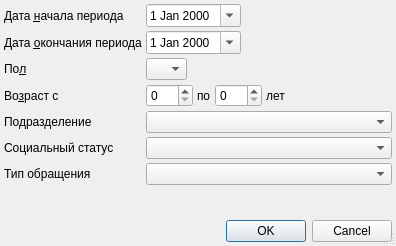
<?xml version="1.0" encoding="UTF-8"?>
<ui version="4.0">
 <class>ReportPNDClientsRegistrySetupDialog</class>
 <widget class="QDialog" name="ReportPNDClientsRegistrySetupDialog">
  <property name="windowModality">
   <enum>Qt::ApplicationModal</enum>
  </property>
  <property name="geometry">
   <rect>
    <x>0</x>
    <y>0</y>
    <width>396</width>
    <height>246</height>
   </rect>
  </property>
  <property name="windowTitle">
   <string>параметры отчёта</string>
  </property>
  <property name="sizeGripEnabled">
   <bool>true</bool>
  </property>
  <layout class="QGridLayout">
   <property name="margin">
    <number>4</number>
   </property>
   <property name="spacing">
    <number>4</number>
   </property>
   <item row="5" column="1" colspan="2">
    <widget class="QFrame" name="frmAge">
     <property name="frameShape">
      <enum>QFrame::NoFrame</enum>
     </property>
     <property name="frameShadow">
      <enum>QFrame::Raised</enum>
     </property>
     <layout class="QHBoxLayout" name="_2">
      <property name="spacing">
       <number>4</number>
      </property>
      <property name="margin">
       <number>0</number>
      </property>
      <item>
       <widget class="QSpinBox" name="edtAgeFrom">
        <property name="sizePolicy">
         <sizepolicy hsizetype="Preferred" vsizetype="Fixed">
          <horstretch>0</horstretch>
          <verstretch>0</verstretch>
         </sizepolicy>
        </property>
        <property name="maximum">
         <number>150</number>
        </property>
       </widget>
      </item>
      <item>
       <widget class="QLabel" name="lblAgeTo">
        <property name="text">
         <string>по</string>
        </property>
        <property name="buddy">
         <cstring>edtAgeTo</cstring>
        </property>
       </widget>
      </item>
      <item>
       <widget class="QSpinBox" name="edtAgeTo">
        <property name="sizePolicy">
         <sizepolicy hsizetype="Preferred" vsizetype="Fixed">
          <horstretch>0</horstretch>
          <verstretch>0</verstretch>
         </sizepolicy>
        </property>
        <property name="maximum">
         <number>150</number>
        </property>
       </widget>
      </item>
      <item>
       <widget class="QLabel" name="lblAgeYears">
        <property name="text">
         <string>лет</string>
        </property>
        <property name="buddy">
         <cstring>edtAgeTo</cstring>
        </property>
       </widget>
      </item>
      <item>
       <spacer>
        <property name="orientation">
         <enum>Qt::Horizontal</enum>
        </property>
        <property name="sizeHint" stdset="0">
         <size>
          <width>21</width>
          <height>20</height>
         </size>
        </property>
       </spacer>
      </item>
     </layout>
    </widget>
   </item>
   <item row="0" column="2">
    <spacer>
     <property name="orientation">
      <enum>Qt::Horizontal</enum>
     </property>
     <property name="sizeHint" stdset="0">
      <size>
       <width>91</width>
       <height>20</height>
      </size>
     </property>
    </spacer>
   </item>
   <item row="4" column="0">
    <widget class="QLabel" name="lblSex">
     <property name="text">
      <string>По&amp;л</string>
     </property>
     <property name="buddy">
      <cstring>cmbSex</cstring>
     </property>
    </widget>
   </item>
   <item row="0" column="1">
    <widget class="CDateEdit" name="edtBegDate">
     <property name="calendarPopup">
      <bool>true</bool>
     </property>
    </widget>
   </item>
   <item row="0" column="0">
    <widget class="QLabel" name="lblBegDate">
     <property name="text">
      <string>Дата &amp;начала периода</string>
     </property>
     <property name="buddy">
      <cstring>edtBegDate</cstring>
     </property>
    </widget>
   </item>
   <item row="1" column="2">
    <spacer>
     <property name="orientation">
      <enum>Qt::Horizontal</enum>
     </property>
     <property name="sizeHint" stdset="0">
      <size>
       <width>91</width>
       <height>20</height>
      </size>
     </property>
    </spacer>
   </item>
   <item row="1" column="0">
    <widget class="QLabel" name="lblEndDate">
     <property name="text">
      <string>Дата &amp;окончания периода</string>
     </property>
     <property name="buddy">
      <cstring>edtEndDate</cstring>
     </property>
    </widget>
   </item>
   <item row="9" column="0">
    <spacer>
     <property name="orientation">
      <enum>Qt::Vertical</enum>
     </property>
     <property name="sizeHint" stdset="0">
      <size>
       <width>129</width>
       <height>20</height>
      </size>
     </property>
    </spacer>
   </item>
   <item row="10" column="0" colspan="3">
    <widget class="QDialogButtonBox" name="buttonBox">
     <property name="orientation">
      <enum>Qt::Horizontal</enum>
     </property>
     <property name="standardButtons">
      <set>QDialogButtonBox::Cancel|QDialogButtonBox::Ok</set>
     </property>
    </widget>
   </item>
   <item row="4" column="1">
    <widget class="QComboBox" name="cmbSex">
     <property name="sizePolicy">
      <sizepolicy hsizetype="Maximum" vsizetype="Fixed">
       <horstretch>0</horstretch>
       <verstretch>0</verstretch>
      </sizepolicy>
     </property>
     <item>
      <property name="text">
       <string/>
      </property>
     </item>
     <item>
      <property name="text">
       <string>М</string>
      </property>
     </item>
     <item>
      <property name="text">
       <string>Ж</string>
      </property>
     </item>
    </widget>
   </item>
   <item row="5" column="0">
    <widget class="QLabel" name="lblAge">
     <property name="text">
      <string>Во&amp;зраст с</string>
     </property>
     <property name="buddy">
      <cstring>edtAgeFrom</cstring>
     </property>
    </widget>
   </item>
   <item row="6" column="0">
    <widget class="QLabel" name="lblAttachType">
     <property name="text">
      <string>Подразделение</string>
     </property>
     <property name="buddy">
      <cstring>cmbOrgStructure</cstring>
     </property>
    </widget>
   </item>
   <item row="1" column="1">
    <widget class="CDateEdit" name="edtEndDate">
     <property name="calendarPopup">
      <bool>true</bool>
     </property>
    </widget>
   </item>
   <item row="6" column="1" colspan="2">
    <widget class="COrgStructureComboBox" name="cmbOrgStructure"/>
   </item>
   <item row="7" column="0">
    <widget class="QLabel" name="lblSocStatusClass">
     <property name="text">
      <string>Социальный статус</string>
     </property>
     <property name="buddy">
      <cstring>cmbSocStatusClass</cstring>
     </property>
    </widget>
   </item>
   <item row="7" column="1" colspan="2">
    <widget class="CSocStatusComboBox" name="cmbSocStatusClass"/>
   </item>
   <item row="8" column="0">
    <widget class="QLabel" name="lblEventType">
     <property name="text">
      <string>Тип обращения</string>
     </property>
     <property name="buddy">
      <cstring>cmbEventType</cstring>
     </property>
    </widget>
   </item>
   <item row="8" column="1" colspan="2">
    <widget class="CRBComboBox" name="cmbEventType"/>
   </item>
  </layout>
 </widget>
 <customwidgets>
  <customwidget>
   <class>CDateEdit</class>
   <extends>QDateEdit</extends>
   <header>library/DateEdit.h</header>
  </customwidget>
  <customwidget>
   <class>CSocStatusComboBox</class>
   <extends>QComboBox</extends>
   <header>Registry/SocStatusComboBox.h</header>
  </customwidget>
  <customwidget>
   <class>COrgStructureComboBox</class>
   <extends>QComboBox</extends>
   <header>Orgs/OrgStructComboBoxes.h</header>
  </customwidget>
  <customwidget>
   <class>CRBComboBox</class>
   <extends>QComboBox</extends>
   <header>library/crbcombobox.h</header>
  </customwidget>
 </customwidgets>
 <tabstops>
  <tabstop>edtBegDate</tabstop>
  <tabstop>edtEndDate</tabstop>
  <tabstop>cmbSex</tabstop>
  <tabstop>edtAgeFrom</tabstop>
  <tabstop>edtAgeTo</tabstop>
  <tabstop>cmbOrgStructure</tabstop>
  <tabstop>cmbSocStatusClass</tabstop>
  <tabstop>cmbEventType</tabstop>
  <tabstop>buttonBox</tabstop>
 </tabstops>
 <resources/>
 <connections>
  <connection>
   <sender>buttonBox</sender>
   <signal>accepted()</signal>
   <receiver>ReportPNDClientsRegistrySetupDialog</receiver>
   <slot>accept()</slot>
   <hints>
    <hint type="sourcelabel">
     <x>112</x>
     <y>177</y>
    </hint>
    <hint type="destinationlabel">
     <x>102</x>
     <y>90</y>
    </hint>
   </hints>
  </connection>
  <connection>
   <sender>buttonBox</sender>
   <signal>rejected()</signal>
   <receiver>ReportPNDClientsRegistrySetupDialog</receiver>
   <slot>reject()</slot>
   <hints>
    <hint type="sourcelabel">
     <x>225</x>
     <y>177</y>
    </hint>
    <hint type="destinationlabel">
     <x>236</x>
     <y>76</y>
    </hint>
   </hints>
  </connection>
 </connections>
</ui>
